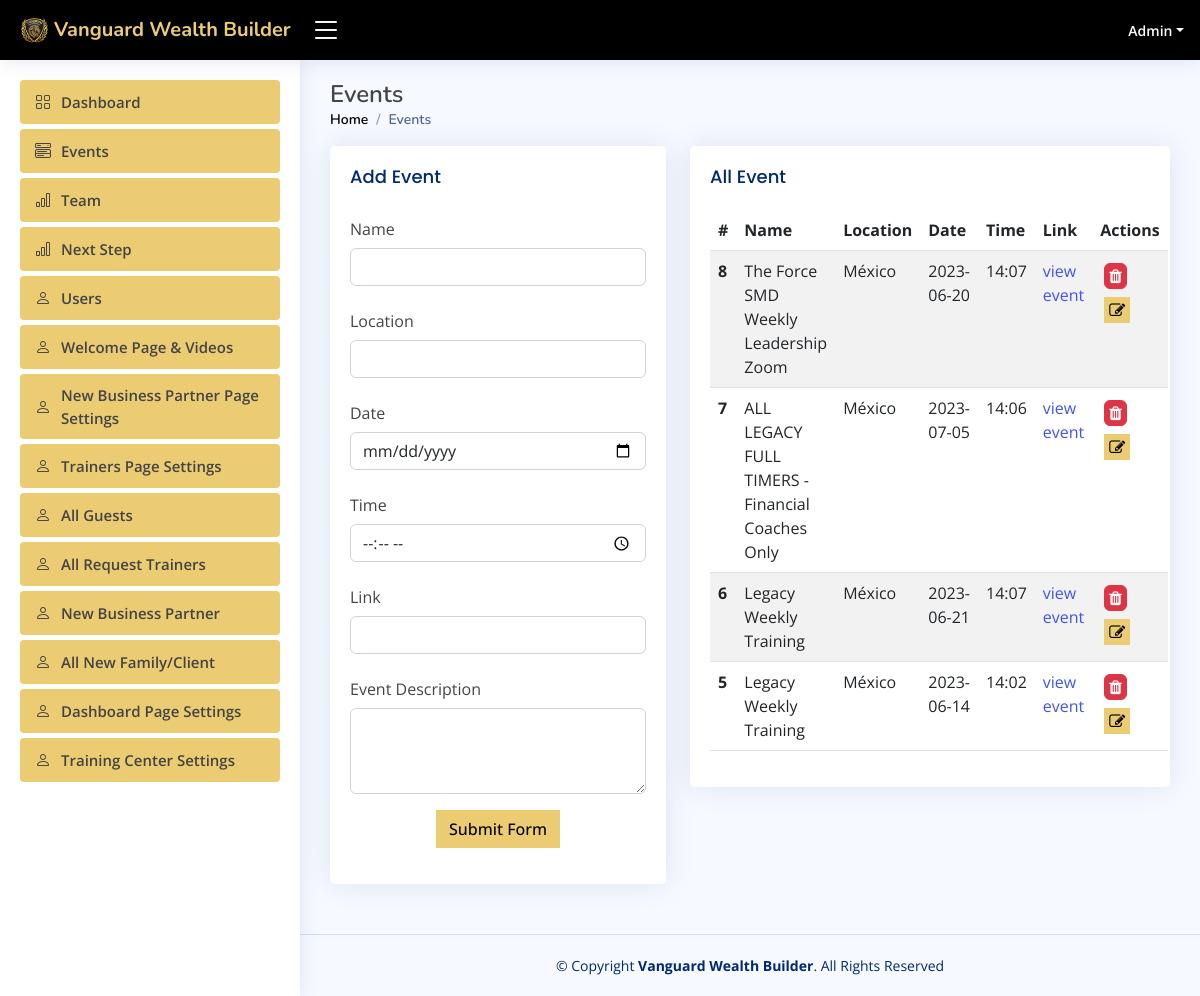
Screenshot of /admin/events.php (signed in) with the database file from the repository.
### tables this page shows
CREATE TABLE `users` (
  `id` int(11) NOT NULL,
  `user_type` int(11) NOT NULL DEFAULT '0' COMMENT '0=user,1=admin',
  `fname` varchar(50) DEFAULT NULL,
  `lname` varchar(150) DEFAULT NULL,
  `agent_code` int(150) DEFAULT NULL,
  `email` varchar(50) DEFAULT NULL,
  `phone` varchar(100) DEFAULT NULL,
  `business_patner` varchar(150) DEFAULT NULL,
  `us_states` varchar(150) DEFAULT NULL,
  `password` varchar(255) DEFAULT NULL,
  `status` int(11) NOT NULL DEFAULT '0' COMMENT '1=active,0=block',
  `reset_token` varchar(10) DEFAULT NULL,
  `image_path` varchar(255) DEFAULT NULL,
  `notes` text,
  `address` text,
  `create_date` datetime DEFAULT NULL,
  `updated_date` datetime DEFAULT NULL
);

CREATE TABLE `events` (
  `id` int(11) NOT NULL,
  `name` varchar(255) NOT NULL,
  `location` varchar(255) NOT NULL,
  `description` text NOT NULL,
  `date` date DEFAULT NULL,
  `time` varchar(150) DEFAULT NULL,
  `event_link` text,
  `status` int(11) NOT NULL DEFAULT '1',
  `created_date` datetime NOT NULL,
  `updated_date` datetime NOT NULL
);

### serverside/functions.php (called while the page is built, shortened)
<?php
require_once 'crud.php';
class Functions
{
    private $db;
    function __construct()
    {
        $this->db = new Database();
        $this->db->connect();
    }
    function getSingleUser($id)
    {
        $sql = "select * from users where id='$id'";
        if ($this->db->sql($sql)) {
            return $this->db->getResult();
        }
    }
    function getAllEvents()
    {
        $sql = "select * from events order by id desc ";
        if ($this->db->sql($sql)) {
            return $this->db->getResult();
        }
    }
}

### serverside/crud.php (called while the page is built, shortened)
<?php
class Database {
       private $db_host = "localhost";
       private $db_user = "root";
       private $db_pass = "";
       private $db_name = "wanguard";
    private $con = false;
    private $myconn = "";
    private $result = array();
    public function connect() {
        if (!$this->con) {
            $this->myconn = new mysqli($this->db_host, $this->db_user, $this->db_pass, $this->db_name);
            if ($this->myconn->connect_errno > 0) {
                array_push($this->result, $this->myconn->connect_error);
                return false;
            } else {
                $this->con = true;
                return true;
            }
        } else {
            return true;
        }
    }
    public function sql($sql) {
        $this->result = array();
        $query = $this->myconn->query($sql);
        if ($query) {
            $this->numResults = 0;
            if (isset($query->num_rows) && ( $query->num_rows > 0)) {
                $this->numResults = $query->num_rows;
            }
            for ($i = 0; $i < $this->numResults; $i++) {
                $r = $query->fetch_array();
                $key = array_keys($r);
                for ($x = 0; $x < count($key); $x++) {
                    if (!is_int($key[$x])) {
                        if ($query->num_rows >= 1) {
                            $this->result[$i][$key[$x]] = $r[$key[$x]];
                        } else {
                            $this->result = null;
                        }
                    }
                }
            }
            return true;
        } else {
            array_push($this->result, $this->myconn->error);
            return false;
        }
    }
    public function getResult() {
        $val = $this->result;
        $this->result = array();
        return $val;
    }
}

### admin/events.php (the view, shortened to what this page needs)
<?php
include_once "includes/dashboard-header.php";
$events=$func->getAllEvents();
?>
    <main id="main" class="main">
        <div class="pagetitle">
            <h1>Events</h1>
            <nav>
                <ol class="breadcrumb">
                    <li class="breadcrumb-item"><a href="index">Home</a></li>
                    <li class="breadcrumb-item active">Events</li>
                </ol>
            </nav>
        </div>
        <section class="section dashboard">
            <div class="section">
                <div class="row">
                    <div class="col-lg-5">
                        <div class="card">
                            <div id="add_event_div" class="card-body">
                                <h5 class="card-title">Add Event</h5>
                                <form id="add_event">
                                    <div class="row mb-3">
                                        <label for="inputText"  class="col-sm-12 col-form-label">Name</label>
                                        <div class="col-sm-12">
                                            <input type="text"  id="name" required class="form-control">
                                        </div>
                                    </div>
                                    <div class="row mb-3">
                                        <label for="inputText" class="col-sm-12 col-form-label">Location</label>
                                        <div class="col-sm-12">
                                            <input type="text" id="location" required class="form-control">
                                        </div>
                                    </div>
                                    <div class="row mb-3">
                                        <label for="inputDate" class="col-sm-12 col-form-label">Date</label>
                                        <div class="col-sm-12">
                                            <input type="date" id="date" required class="form-control">
                                        </div>
                                    </div>
                                    <div class="row mb-3">
                                        <label for="inputTime" class="col-sm-12 col-form-label">Time</label>
                                        <div class="col-sm-12">
                                            <input type="time" id="time" required class="form-control">
                                        </div>
                                    </div>
                                    <div class="row mb-3">
                                        <label for="inputTime" class="col-sm-12 col-form-label">Link</label>
                                        <div class="col-sm-12">
                                            <input type="text" id="event_link" required class="form-control">
                                        </div>
                                    </div>
                                    <div class="row mb-3">
                                        <label for="inputText" class="col-sm-12 col-form-label">Event Description</label>
                                        <div class="col-sm-12">
                                            <textarea class="form-control" rows="3" required id="description"></textarea>
                                        </div>
                                    </div>
                                    <div class="row mb-3">
                                        <div class="col-sm-12 text-center">
                                            <button type="submit" id="sub_btn" class="btn btn-primary">Submit Form</button>
                                        </div>
                                    </div>
                                </form>
                            </div>
                        </div>
                    </div>
                    <div class="col-lg-7">
                        <div class="card">
                            <div class="card-body">
                                <h5 class="card-title">All Event</h5>
                                <table class="table table-striped">
                                    <thead>
                                    <tr>
                                        <th scope="col">#</th>
                                        <th scope="col">Name</th>
                                        <th scope="col">Location</th>
                                        <th scope="col">Date</th>
                                        <th scope="col">Time</th>
                                        <th scope="col">Link</th>
                                        <th scope="col">Actions</th>
                                    </tr>
                                    </thead>
                                    <tbody>
                                    <?php
                                    foreach ($events as $event){
                                        ?>
                                        <tr>
                                            <th scope="row"><?=$event['id']?></th>
                                            <td><?=$event['name']?></td>
                                            <td><?=$event['location']?></td>
                                            <td><?=$event['date']?></td>
                                            <td><?=$event['time']?></td>
                                            <td>
                                                <?php
                                                if($event['event_link']!=""){
                                                    ?>
                                                    <a href="<?=$event['event_link']?>" target="_blank">view event</a>
                                                <?php
                                                }else{
                                                    ?>
                                                <span>Have no link</span>
                                                    <?php
                                                }
                                                ?>
                                            </td>
                                            <td>
                                                <i class="fa fa-trash p-1 btn btn-danger m-1 " onclick="deleteEvent(`<?=$event['id']?>`)"></i>
                                                <i class="fa fa-edit p-1 btn btn-primary m-1 "
                                                   onclick="editEvent(`<?=$event['id']?>`,`<?=$event['name']?>`,`<?=$event['location']?>`,`<?=$event['date']?>`,`<?=$event['time']?>`,`<?=$event['event_link']?>`,`<?=$event['description']?>`)"></i>
                                            </td>
                                        </tr>
                                        <?php
                                    }
                                    ?>
                                    </tbody>
                                </table>
                            </div>
                        </div>
                    </div>
                </div>
            </div>
        </section>
    </main>
<?php include_once "includes/dashboard-footer.php" ?>

### admin/includes/dashboard-header.php (shortened to what this page needs)
<?php
include_once "../serverside/functions.php";
    ?>
    <?php
$func = new Functions();
$users1 = $func->getSingleUser($_SESSION['user_id']);
if (!empty($users1)) {
    $user1 = $users1[0];
}
?>
<!DOCTYPE html>
<html lang="en">
<head>
    <link href="assets/vendor/bootstrap/css/bootstrap.min.css" rel="stylesheet">
    <link href="assets/vendor/bootstrap-icons/bootstrap-icons.css" rel="stylesheet">
    <link href="assets/vendor/boxicons/css/boxicons.min.css" rel="stylesheet">
    <link href="assets/vendor/quill/quill.snow.css" rel="stylesheet">
    <link href="assets/vendor/quill/quill.bubble.css" rel="stylesheet">
    <link href="assets/vendor/remixicon/remixicon.css" rel="stylesheet">
    <link href="assets/vendor/simple-datatables/style.css" rel="stylesheet">
    <link rel="stylesheet" href="https://cdnjs.cloudflare.com/ajax/libs/font-awesome/4.7.0/css/font-awesome.min.css">
    <link href="assets/css/style.css" rel="stylesheet">
</head>
<body>
<header id="header" class="header fixed-top d-flex align-items-center">
    <div class="d-flex align-items-center justify-content-between">
        <a href="index" class="logo d-flex align-items-center">
            <img src="./assets/img/logo.png" alt="">
            <span class="d-none d-lg-block">Vanguard Wealth Builder</span>
        </a>
        <i class="bi bi-list toggle-sidebar-btn"></i>
    </div>
    <nav class="header-nav ms-auto">
        <ul class="d-flex align-items-center">
            <li class="nav-item dropdown pe-3">
                <a class="nav-link nav-profile d-flex align-items-center pe-0" href="#" data-bs-toggle="dropdown">
                    <span class="d-none d-md-block dropdown-toggle ps-2"><?= $user1['fname'] ?></span>
                </a>
            </li>
        </ul>
    </nav>
</header>
<aside id="sidebar" class="sidebar">
    <ul class="sidebar-nav" id="sidebar-nav">
        <li class="nav-item">
            <a class="nav-link" href="index">
                <i class="bi bi-grid"></i>
                <span>Dashboard</span>
            </a>
        </li>
        <li class="nav-item">
            <a class="nav-link" href="events">
                <i class="bi bi-menu-button-wide"></i>
                <span>Events</span>
            </a>
        </li>
        <li class="nav-item">
            <a class="nav-link" href="teams">
                <i class="bi bi-bar-chart"></i>
                <span>Team</span>
            </a>
        </li>
        <li class="nav-item">
            <a class="nav-link" href="next_step">
                <i class="bi bi-bar-chart"></i>
                <span>Next Step</span>
            </a>
        </li>
        <li class="nav-item">
            <a class="nav-link" href="users">
                <i class="bi bi-person"></i>
                <span>Users</span>
            </a>
        </li>
        <li class="nav-item">
            <a class="nav-link" href="welcome">
                <i class="bi bi-person"></i>
                <span>Welcome Page & Videos</span>
            </a>
        </li>
        <li class="nav-item">
            <a class="nav-link" href="new_business_partner">
                <i class="bi bi-person"></i>
                <span>New Business Partner Page Settings</span>
            </a>
        </li>
        <li class="nav-item">
            <a class="nav-link" href="trainers_page_setting">
                <i class="bi bi-person"></i>
                <span>Trainers Page Settings</span>
            </a>
        </li>
        <li class="nav-item">
            <a class="nav-link" href="all_guest">
                <i class="bi bi-person"></i>
                <span>All Guests</span>
            </a>
        </li>
        <li class="nav-item">
            <a class="nav-link" href="request_trainer">
                <i class="bi bi-person"></i>
                <span>All Request Trainers</span>
            </a>
        </li>
        <li class="nav-item">
            <a class="nav-link" href="business_partners">
                <i class="bi bi-person"></i>
                <span>New Business Partner</span>
            </a>
        </li>
        <li class="nav-item">
            <a class="nav-link" href="new_client">
                <i class="bi bi-person"></i>
                <span>All New Family/Client </span>
            </a>
        </li>
        <li class="nav-item">
            <a class="nav-link" href="dashboard_page-settings">
                <i class="bi bi-person"></i>
                <span>Dashboard Page Settings</span>
            </a>
        </li>
        <li class="nav-item">
            <a class="nav-link" href="training_center_settings">
                <i class="bi bi-person"></i>
                <span>Training Center Settings</span>
            </a>
        </li>
    </ul>
</aside>

### rows the page displays
users: fname "Admin"
events: id "8", name "The Force SMD Weekly Leadership Zoom", location "México", date "2023-06-20", time "14:07"
events: id "7", name "ALL LEGACY FULL TIMERS - Financial Coaches Only", location "México", date "2023-07-05", time "14:06"
events: id "6", name "Legacy Weekly Training", location "México", date "2023-06-21", time "14:07"
events: id "5", name "Legacy Weekly Training", location "México", date "2023-06-14", time "14:02"
